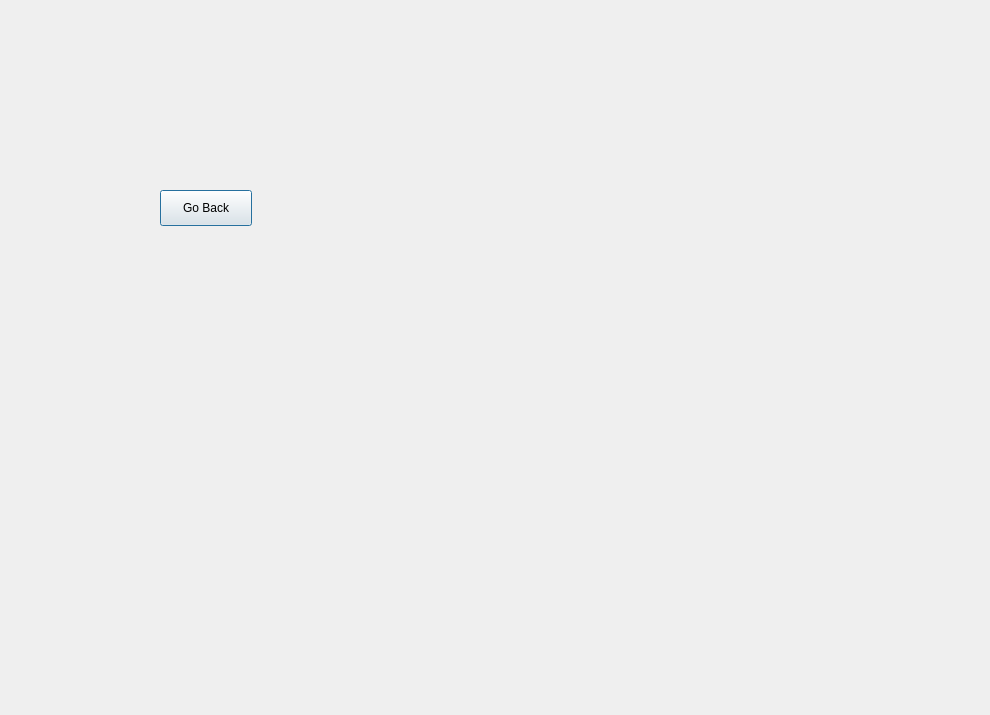
<?xml version="1.0" encoding="UTF-8"?>
<ui version="4.0">
 <class>StatisticsBikes</class>
 <widget class="QDialog" name="StatisticsBikes">
  <property name="geometry">
   <rect>
    <x>0</x>
    <y>0</y>
    <width>990</width>
    <height>715</height>
   </rect>
  </property>
  <property name="windowTitle">
   <string>Dialog</string>
  </property>
  <widget class="QPushButton" name="goBackButton">
   <property name="geometry">
    <rect>
     <x>160</x>
     <y>190</y>
     <width>92</width>
     <height>36</height>
    </rect>
   </property>
   <property name="text">
    <string>Go Back</string>
   </property>
  </widget>
 </widget>
 <resources/>
 <connections/>
</ui>
